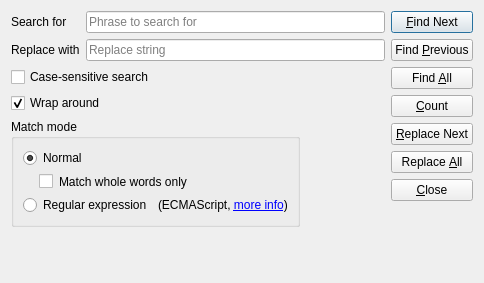
<?xml version="1.0" encoding="UTF-8"?>
<ui version="4.0">
 <class>FormFindReplace</class>
 <widget class="QDialog" name="FormFindReplace">
  <property name="geometry">
   <rect>
    <x>0</x>
    <y>0</y>
    <width>484</width>
    <height>283</height>
   </rect>
  </property>
  <property name="windowTitle">
   <string>Find and Replace</string>
  </property>
  <layout class="QGridLayout" name="gridLayout_2">
   <item row="0" column="2" rowspan="5">
    <layout class="QVBoxLayout" name="verticalLayout">
     <property name="sizeConstraint">
      <enum>QLayout::SetFixedSize</enum>
     </property>
     <item>
      <widget class="QPushButton" name="m_btnFindNext">
       <property name="text">
        <string>&amp;Find Next</string>
       </property>
      </widget>
     </item>
     <item>
      <widget class="QPushButton" name="m_btnFindPrevious">
       <property name="text">
        <string>Find &amp;Previous</string>
       </property>
      </widget>
     </item>
     <item>
      <widget class="QPushButton" name="m_btnFindAll">
       <property name="text">
        <string>Find &amp;All</string>
       </property>
      </widget>
     </item>
     <item>
      <widget class="QPushButton" name="m_btnCount">
       <property name="text">
        <string>&amp;Count</string>
       </property>
      </widget>
     </item>
     <item>
      <widget class="QPushButton" name="m_btnReplaceNext">
       <property name="toolTip">
        <string>Searches for next occurrence and then replaces it.</string>
       </property>
       <property name="text">
        <string>&amp;Replace Next</string>
       </property>
      </widget>
     </item>
     <item>
      <widget class="QPushButton" name="m_btnReplaceAll">
       <property name="text">
        <string>Replace &amp;All</string>
       </property>
      </widget>
     </item>
     <item>
      <widget class="QPushButton" name="m_btnClose">
       <property name="text">
        <string>&amp;Close</string>
       </property>
      </widget>
     </item>
     <item>
      <spacer name="verticalSpacer">
       <property name="orientation">
        <enum>Qt::Vertical</enum>
       </property>
       <property name="sizeHint" stdset="0">
        <size>
         <width>20</width>
         <height>40</height>
        </size>
       </property>
      </spacer>
     </item>
    </layout>
   </item>
   <item row="4" column="0">
    <spacer name="verticalSpacer_2">
     <property name="orientation">
      <enum>Qt::Vertical</enum>
     </property>
     <property name="sizeHint" stdset="0">
      <size>
       <width>20</width>
       <height>42</height>
      </size>
     </property>
    </spacer>
   </item>
   <item row="3" column="0">
    <widget class="QGroupBox" name="groupBox">
     <property name="title">
      <string>Match mode</string>
     </property>
     <layout class="QFormLayout" name="formLayout_2">
      <item row="0" column="0">
       <widget class="QRadioButton" name="m_rbModeNormal">
        <property name="text">
         <string>Normal</string>
        </property>
        <property name="checked">
         <bool>true</bool>
        </property>
       </widget>
      </item>
      <item row="1" column="0">
       <widget class="QCheckBox" name="m_checkMatchWholeWords">
        <property name="styleSheet">
         <string notr="true">margin-left: 16px;</string>
        </property>
        <property name="text">
         <string>Match whole words only</string>
        </property>
       </widget>
      </item>
      <item row="2" column="0">
       <layout class="QHBoxLayout" name="horizontalLayout">
        <item>
         <widget class="QRadioButton" name="m_rbModeRegex">
          <property name="sizePolicy">
           <sizepolicy hsizetype="Maximum" vsizetype="Fixed">
            <horstretch>0</horstretch>
            <verstretch>0</verstretch>
           </sizepolicy>
          </property>
          <property name="text">
           <string>Regular expression</string>
          </property>
         </widget>
        </item>
        <item>
         <widget class="QLabel" name="m_lblRegexInfo">
          <property name="text">
           <string>&lt;html&gt;&lt;head/&gt;&lt;body&gt;&lt;p&gt;(ECMAScript, &lt;a href=&quot;http://www.cplusplus.com/reference/regex/ECMAScript/&quot;&gt;&lt;span style=&quot; text-decoration: underline; color:#0000ff;&quot;&gt;more info&lt;/span&gt;&lt;/a&gt;)&lt;/p&gt;&lt;/body&gt;&lt;/html&gt;</string>
          </property>
          <property name="buddy">
           <cstring>m_rbModeRegex</cstring>
          </property>
         </widget>
        </item>
       </layout>
      </item>
     </layout>
    </widget>
   </item>
   <item row="0" column="0" colspan="2">
    <layout class="QFormLayout" name="formLayout">
     <item row="0" column="0">
      <widget class="QLabel" name="m_lblSearch">
       <property name="text">
        <string>Search for</string>
       </property>
       <property name="buddy">
        <cstring>m_txtSearchPhrase</cstring>
       </property>
      </widget>
     </item>
     <item row="0" column="1">
      <widget class="BaseLineEdit" name="m_txtSearchPhrase">
       <property name="placeholderText">
        <string>Phrase to search for</string>
       </property>
       <property name="clearButtonEnabled">
        <bool>true</bool>
       </property>
      </widget>
     </item>
     <item row="1" column="0">
      <widget class="QLabel" name="m_lblReplace">
       <property name="text">
        <string>Replace with</string>
       </property>
       <property name="buddy">
        <cstring>m_txtReplaceString</cstring>
       </property>
      </widget>
     </item>
     <item row="1" column="1">
      <widget class="QLineEdit" name="m_txtReplaceString">
       <property name="placeholderText">
        <string>Replace string</string>
       </property>
       <property name="clearButtonEnabled">
        <bool>true</bool>
       </property>
      </widget>
     </item>
    </layout>
   </item>
   <item row="3" column="1" rowspan="2">
    <spacer name="horizontalSpacer">
     <property name="orientation">
      <enum>Qt::Horizontal</enum>
     </property>
     <property name="sizeHint" stdset="0">
      <size>
       <width>40</width>
       <height>20</height>
      </size>
     </property>
    </spacer>
   </item>
   <item row="1" column="0" colspan="2">
    <widget class="QCheckBox" name="m_checkCaseSensitiveSearch">
     <property name="styleSheet">
      <string notr="true"/>
     </property>
     <property name="text">
      <string>Case-sensitive search</string>
     </property>
    </widget>
   </item>
   <item row="5" column="0" colspan="3">
    <widget class="QLabel" name="m_lblResult">
     <property name="text">
      <string/>
     </property>
    </widget>
   </item>
   <item row="2" column="0" colspan="2">
    <widget class="QCheckBox" name="m_checkWrapSearch">
     <property name="text">
      <string>Wrap around</string>
     </property>
     <property name="checked">
      <bool>true</bool>
     </property>
    </widget>
   </item>
  </layout>
 </widget>
 <customwidgets>
  <customwidget>
   <class>BaseLineEdit</class>
   <extends>QLineEdit</extends>
   <header>baselineedit.h</header>
  </customwidget>
 </customwidgets>
 <tabstops>
  <tabstop>m_txtSearchPhrase</tabstop>
  <tabstop>m_txtReplaceString</tabstop>
  <tabstop>m_checkCaseSensitiveSearch</tabstop>
  <tabstop>m_checkWrapSearch</tabstop>
  <tabstop>m_rbModeNormal</tabstop>
  <tabstop>m_checkMatchWholeWords</tabstop>
  <tabstop>m_rbModeRegex</tabstop>
  <tabstop>m_btnFindNext</tabstop>
  <tabstop>m_btnFindPrevious</tabstop>
  <tabstop>m_btnFindAll</tabstop>
  <tabstop>m_btnCount</tabstop>
  <tabstop>m_btnReplaceNext</tabstop>
  <tabstop>m_btnReplaceAll</tabstop>
  <tabstop>m_btnClose</tabstop>
 </tabstops>
 <resources/>
 <connections>
  <connection>
   <sender>m_rbModeNormal</sender>
   <signal>toggled(bool)</signal>
   <receiver>m_checkMatchWholeWords</receiver>
   <slot>setEnabled(bool)</slot>
   <hints>
    <hint type="sourcelabel">
     <x>74</x>
     <y>125</y>
    </hint>
    <hint type="destinationlabel">
     <x>168</x>
     <y>144</y>
    </hint>
   </hints>
  </connection>
  <connection>
   <sender>m_btnClose</sender>
   <signal>clicked()</signal>
   <receiver>FormFindReplace</receiver>
   <slot>reject()</slot>
   <hints>
    <hint type="sourcelabel">
     <x>473</x>
     <y>206</y>
    </hint>
    <hint type="destinationlabel">
     <x>228</x>
     <y>139</y>
    </hint>
   </hints>
  </connection>
 </connections>
</ui>
